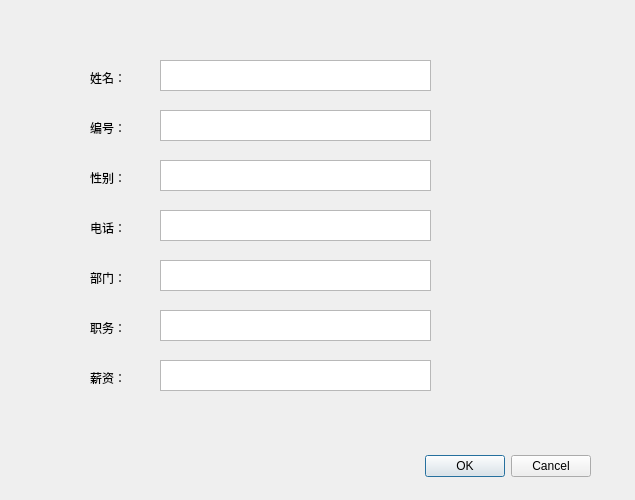
<?xml version="1.0" encoding="UTF-8"?>
<ui version="4.0">
 <class>addPeople</class>
 <widget class="QDialog" name="addPeople">
  <property name="geometry">
   <rect>
    <x>0</x>
    <y>0</y>
    <width>635</width>
    <height>500</height>
   </rect>
  </property>
  <property name="windowTitle">
   <string>Dialog</string>
  </property>
  <widget class="QDialogButtonBox" name="buttonBox">
   <property name="geometry">
    <rect>
     <x>250</x>
     <y>450</y>
     <width>341</width>
     <height>32</height>
    </rect>
   </property>
   <property name="orientation">
    <enum>Qt::Horizontal</enum>
   </property>
   <property name="standardButtons">
    <set>QDialogButtonBox::Cancel|QDialogButtonBox::Ok</set>
   </property>
  </widget>
  <widget class="QTextEdit" name="textName">
   <property name="geometry">
    <rect>
     <x>160</x>
     <y>60</y>
     <width>271</width>
     <height>31</height>
    </rect>
   </property>
  </widget>
  <widget class="QTextEdit" name="textId">
   <property name="geometry">
    <rect>
     <x>160</x>
     <y>110</y>
     <width>271</width>
     <height>31</height>
    </rect>
   </property>
  </widget>
  <widget class="QTextEdit" name="textSex">
   <property name="geometry">
    <rect>
     <x>160</x>
     <y>160</y>
     <width>271</width>
     <height>31</height>
    </rect>
   </property>
  </widget>
  <widget class="QTextEdit" name="textPhoneNumber">
   <property name="geometry">
    <rect>
     <x>160</x>
     <y>210</y>
     <width>271</width>
     <height>31</height>
    </rect>
   </property>
  </widget>
  <widget class="QTextEdit" name="textDepartment">
   <property name="geometry">
    <rect>
     <x>160</x>
     <y>260</y>
     <width>271</width>
     <height>31</height>
    </rect>
   </property>
  </widget>
  <widget class="QTextEdit" name="textJob">
   <property name="geometry">
    <rect>
     <x>160</x>
     <y>310</y>
     <width>271</width>
     <height>31</height>
    </rect>
   </property>
  </widget>
  <widget class="QTextEdit" name="textSalary">
   <property name="geometry">
    <rect>
     <x>160</x>
     <y>360</y>
     <width>271</width>
     <height>31</height>
    </rect>
   </property>
  </widget>
  <widget class="QLabel" name="label">
   <property name="geometry">
    <rect>
     <x>90</x>
     <y>70</y>
     <width>61</width>
     <height>16</height>
    </rect>
   </property>
   <property name="text">
    <string>姓名：</string>
   </property>
  </widget>
  <widget class="QLabel" name="label_2">
   <property name="geometry">
    <rect>
     <x>90</x>
     <y>120</y>
     <width>61</width>
     <height>16</height>
    </rect>
   </property>
   <property name="text">
    <string>编号：</string>
   </property>
  </widget>
  <widget class="QLabel" name="label_3">
   <property name="geometry">
    <rect>
     <x>90</x>
     <y>170</y>
     <width>61</width>
     <height>16</height>
    </rect>
   </property>
   <property name="text">
    <string>性别：</string>
   </property>
  </widget>
  <widget class="QLabel" name="label_4">
   <property name="geometry">
    <rect>
     <x>90</x>
     <y>220</y>
     <width>61</width>
     <height>16</height>
    </rect>
   </property>
   <property name="text">
    <string>电话：</string>
   </property>
  </widget>
  <widget class="QLabel" name="label_5">
   <property name="geometry">
    <rect>
     <x>90</x>
     <y>270</y>
     <width>61</width>
     <height>16</height>
    </rect>
   </property>
   <property name="text">
    <string>部门：</string>
   </property>
  </widget>
  <widget class="QLabel" name="label_6">
   <property name="geometry">
    <rect>
     <x>90</x>
     <y>320</y>
     <width>61</width>
     <height>16</height>
    </rect>
   </property>
   <property name="text">
    <string>职务：</string>
   </property>
  </widget>
  <widget class="QLabel" name="label_7">
   <property name="geometry">
    <rect>
     <x>90</x>
     <y>370</y>
     <width>61</width>
     <height>16</height>
    </rect>
   </property>
   <property name="text">
    <string>薪资：</string>
   </property>
  </widget>
 </widget>
 <resources/>
 <connections>
  <connection>
   <sender>buttonBox</sender>
   <signal>accepted()</signal>
   <receiver>addPeople</receiver>
   <slot>accept()</slot>
   <hints>
    <hint type="sourcelabel">
     <x>248</x>
     <y>254</y>
    </hint>
    <hint type="destinationlabel">
     <x>157</x>
     <y>274</y>
    </hint>
   </hints>
  </connection>
  <connection>
   <sender>buttonBox</sender>
   <signal>rejected()</signal>
   <receiver>addPeople</receiver>
   <slot>reject()</slot>
   <hints>
    <hint type="sourcelabel">
     <x>316</x>
     <y>260</y>
    </hint>
    <hint type="destinationlabel">
     <x>286</x>
     <y>274</y>
    </hint>
   </hints>
  </connection>
 </connections>
</ui>
